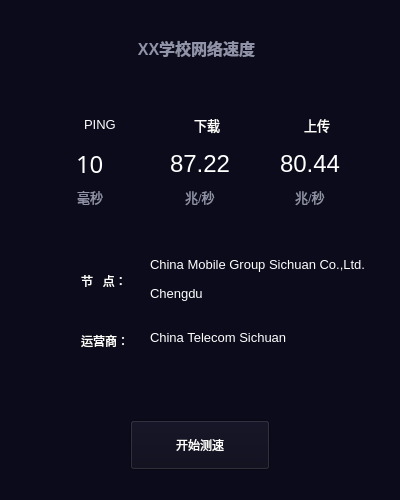
<?xml version="1.0" encoding="UTF-8"?>
<ui version="4.0">
 <class>Form</class>
 <widget class="QWidget" name="Form">
  <property name="geometry">
   <rect>
    <x>0</x>
    <y>0</y>
    <width>400</width>
    <height>500</height>
   </rect>
  </property>
  <property name="minimumSize">
   <size>
    <width>400</width>
    <height>500</height>
   </size>
  </property>
  <property name="maximumSize">
   <size>
    <width>400</width>
    <height>500</height>
   </size>
  </property>
  <property name="focusPolicy">
   <enum>Qt::StrongFocus</enum>
  </property>
  <property name="windowTitle">
   <string>Form</string>
  </property>
  <property name="styleSheet">
   <string notr="true">background-color: rgb(11, 11, 27);
font: 75 10pt &quot;微软雅黑&quot;;
color: rgb(255, 255, 255);</string>
  </property>
  <widget class="QLabel" name="schoolName">
   <property name="geometry">
    <rect>
     <x>11</x>
     <y>36</y>
     <width>371</width>
     <height>21</height>
    </rect>
   </property>
   <property name="text">
    <string>&lt;html&gt;&lt;head/&gt;&lt;body&gt;&lt;p align=&quot;center&quot;&gt;&lt;span style=&quot; font-size:12pt; font-weight:600; color:#9193a8;&quot;&gt;XX学校网络速度&lt;/span&gt;&lt;/p&gt;&lt;/body&gt;&lt;/html&gt;</string>
   </property>
  </widget>
  <widget class="QPushButton" name="startButton">
   <property name="geometry">
    <rect>
     <x>130</x>
     <y>420</y>
     <width>140</width>
     <height>50</height>
    </rect>
   </property>
   <property name="maximumSize">
    <size>
     <width>140</width>
     <height>50</height>
    </size>
   </property>
   <property name="cursor">
    <cursorShape>PointingHandCursor</cursorShape>
   </property>
   <property name="focusPolicy">
    <enum>Qt::NoFocus</enum>
   </property>
   <property name="styleSheet">
    <string notr="true">border-image: url(:/pic/res/buttonBgm.png);</string>
   </property>
   <property name="text">
    <string>开始测速</string>
   </property>
   <property name="flat">
    <bool>false</bool>
   </property>
  </widget>
  <widget class="QLabel" name="clientIsp">
   <property name="geometry">
    <rect>
     <x>150</x>
     <y>330</y>
     <width>240</width>
     <height>16</height>
    </rect>
   </property>
   <property name="maximumSize">
    <size>
     <width>240</width>
     <height>16</height>
    </size>
   </property>
   <property name="text">
    <string>&lt;html&gt;&lt;head/&gt;&lt;body&gt;&lt;p&gt;&lt;span style=&quot; font-size:10pt;&quot;&gt;China Telecom Sichuan&lt;/span&gt;&lt;/p&gt;&lt;/body&gt;&lt;/html&gt;</string>
   </property>
  </widget>
  <widget class="QWidget" name="gridLayoutWidget_2">
   <property name="geometry">
    <rect>
     <x>150</x>
     <y>250</y>
     <width>284</width>
     <height>61</height>
    </rect>
   </property>
   <layout class="QVBoxLayout" name="verticalLayout">
    <item>
     <widget class="QLabel" name="serverSponsor">
      <property name="maximumSize">
       <size>
        <width>240</width>
        <height>16</height>
       </size>
      </property>
      <property name="text">
       <string>&lt;html&gt;&lt;head/&gt;&lt;body&gt;&lt;p&gt;&lt;span style=&quot; font-size:10pt;&quot;&gt;China Mobile Group Sichuan Co.,Ltd.&lt;/span&gt;&lt;/p&gt;&lt;/body&gt;&lt;/html&gt;</string>
      </property>
     </widget>
    </item>
    <item>
     <widget class="QLabel" name="serverName">
      <property name="maximumSize">
       <size>
        <width>240</width>
        <height>16</height>
       </size>
      </property>
      <property name="text">
       <string>&lt;html&gt;&lt;head/&gt;&lt;body&gt;&lt;p&gt;&lt;span style=&quot; font-size:10pt;&quot;&gt;Chengdu&lt;/span&gt;&lt;/p&gt;&lt;/body&gt;&lt;/html&gt;</string>
      </property>
     </widget>
    </item>
   </layout>
  </widget>
  <widget class="QWidget" name="horizontalLayoutWidget">
   <property name="geometry">
    <rect>
     <x>20</x>
     <y>250</y>
     <width>126</width>
     <height>61</height>
    </rect>
   </property>
   <layout class="QHBoxLayout" name="horizontalLayout_4">
    <item>
     <widget class="QLabel" name="label_7">
      <property name="minimumSize">
       <size>
        <width>55</width>
        <height>55</height>
       </size>
      </property>
      <property name="maximumSize">
       <size>
        <width>55</width>
        <height>55</height>
       </size>
      </property>
      <property name="styleSheet">
       <string notr="true">background-image: url(:/pic/res/sponsor.png);</string>
      </property>
      <property name="text">
       <string/>
      </property>
     </widget>
    </item>
    <item>
     <widget class="QLabel" name="testNodeLabel">
      <property name="text">
       <string>节   点：</string>
      </property>
     </widget>
    </item>
   </layout>
  </widget>
  <widget class="QWidget" name="horizontalLayoutWidget_2">
   <property name="geometry">
    <rect>
     <x>20</x>
     <y>310</y>
     <width>127</width>
     <height>61</height>
    </rect>
   </property>
   <layout class="QHBoxLayout" name="horizontalLayout_5">
    <item>
     <widget class="QLabel" name="label_8">
      <property name="minimumSize">
       <size>
        <width>55</width>
        <height>55</height>
       </size>
      </property>
      <property name="maximumSize">
       <size>
        <width>55</width>
        <height>55</height>
       </size>
      </property>
      <property name="styleSheet">
       <string notr="true">background-image: url(:/pic/res/isp.png);</string>
      </property>
      <property name="text">
       <string/>
      </property>
     </widget>
    </item>
    <item>
     <widget class="QLabel" name="ispLabel">
      <property name="text">
       <string>运营商：</string>
      </property>
     </widget>
    </item>
   </layout>
  </widget>
  <widget class="QWidget" name="gridLayoutWidget">
   <property name="geometry">
    <rect>
     <x>30</x>
     <y>110</y>
     <width>341</width>
     <height>98</height>
    </rect>
   </property>
   <layout class="QGridLayout" name="gridLayout">
    <item row="1" column="1" alignment="Qt::AlignHCenter">
     <widget class="QLabel" name="download">
      <property name="text">
       <string>&lt;html&gt;&lt;head/&gt;&lt;body&gt;&lt;p&gt;&lt;span style=&quot; font-size:18pt;&quot;&gt;87.22&lt;/span&gt;&lt;/p&gt;&lt;/body&gt;&lt;/html&gt;</string>
      </property>
     </widget>
    </item>
    <item row="2" column="1" alignment="Qt::AlignHCenter">
     <widget class="QLabel" name="downloadUnit">
      <property name="text">
       <string>&lt;html&gt;&lt;head/&gt;&lt;body&gt;&lt;p&gt;&lt;span style=&quot; font-size:10pt; color:#9193a8;&quot;&gt;兆/秒&lt;/span&gt;&lt;/p&gt;&lt;/body&gt;&lt;/html&gt;</string>
      </property>
     </widget>
    </item>
    <item row="1" column="2" alignment="Qt::AlignHCenter">
     <widget class="QLabel" name="upload">
      <property name="text">
       <string>&lt;html&gt;&lt;head/&gt;&lt;body&gt;&lt;p&gt;&lt;span style=&quot; font-size:18pt;&quot;&gt;80.44&lt;/span&gt;&lt;/p&gt;&lt;/body&gt;&lt;/html&gt;</string>
      </property>
     </widget>
    </item>
    <item row="2" column="2" alignment="Qt::AlignHCenter">
     <widget class="QLabel" name="uploadUnit">
      <property name="text">
       <string>&lt;html&gt;&lt;head/&gt;&lt;body&gt;&lt;p&gt;&lt;span style=&quot; font-size:10pt; color:#9193a8;&quot;&gt;兆/秒&lt;/span&gt;&lt;/p&gt;&lt;/body&gt;&lt;/html&gt;</string>
      </property>
     </widget>
    </item>
    <item row="2" column="0" alignment="Qt::AlignHCenter">
     <widget class="QLabel" name="pingUnit">
      <property name="text">
       <string>&lt;html&gt;&lt;head/&gt;&lt;body&gt;&lt;p&gt;&lt;span style=&quot; font-size:10pt; color:#9193a8;&quot;&gt;毫秒&lt;/span&gt;&lt;/p&gt;&lt;/body&gt;&lt;/html&gt;</string>
      </property>
     </widget>
    </item>
    <item row="0" column="2">
     <layout class="QHBoxLayout" name="horizontalLayout">
      <item>
       <widget class="QLabel" name="label_4">
        <property name="minimumSize">
         <size>
          <width>31</width>
          <height>31</height>
         </size>
        </property>
        <property name="maximumSize">
         <size>
          <width>31</width>
          <height>31</height>
         </size>
        </property>
        <property name="styleSheet">
         <string notr="true">background-image: url(:/pic/res/upload.png);</string>
        </property>
        <property name="text">
         <string/>
        </property>
       </widget>
      </item>
      <item>
       <widget class="QLabel" name="uploadLabel">
        <property name="minimumSize">
         <size>
          <width>50</width>
          <height>30</height>
         </size>
        </property>
        <property name="maximumSize">
         <size>
          <width>50</width>
          <height>30</height>
         </size>
        </property>
        <property name="text">
         <string>&lt;html&gt;&lt;head/&gt;&lt;body&gt;&lt;p&gt;&lt;span style=&quot; font-size:10pt;&quot;&gt;上传&lt;/span&gt;&lt;/p&gt;&lt;/body&gt;&lt;/html&gt;</string>
        </property>
       </widget>
      </item>
     </layout>
    </item>
    <item row="0" column="1">
     <layout class="QHBoxLayout" name="horizontalLayout_2">
      <item>
       <widget class="QLabel" name="label_5">
        <property name="minimumSize">
         <size>
          <width>31</width>
          <height>31</height>
         </size>
        </property>
        <property name="maximumSize">
         <size>
          <width>31</width>
          <height>31</height>
         </size>
        </property>
        <property name="styleSheet">
         <string notr="true">background-image: url(:/pic/res/download.png);</string>
        </property>
        <property name="text">
         <string/>
        </property>
       </widget>
      </item>
      <item>
       <widget class="QLabel" name="downloadLabel">
        <property name="minimumSize">
         <size>
          <width>50</width>
          <height>30</height>
         </size>
        </property>
        <property name="maximumSize">
         <size>
          <width>50</width>
          <height>30</height>
         </size>
        </property>
        <property name="text">
         <string>&lt;html&gt;&lt;head/&gt;&lt;body&gt;&lt;p&gt;&lt;span style=&quot; font-size:10pt;&quot;&gt;下载&lt;/span&gt;&lt;/p&gt;&lt;/body&gt;&lt;/html&gt;</string>
        </property>
       </widget>
      </item>
     </layout>
    </item>
    <item row="0" column="0">
     <layout class="QHBoxLayout" name="horizontalLayout_3">
      <item>
       <widget class="QLabel" name="label_6">
        <property name="minimumSize">
         <size>
          <width>31</width>
          <height>31</height>
         </size>
        </property>
        <property name="maximumSize">
         <size>
          <width>31</width>
          <height>31</height>
         </size>
        </property>
        <property name="styleSheet">
         <string notr="true">background-image: url(:/pic/res/ping.png);</string>
        </property>
        <property name="text">
         <string/>
        </property>
       </widget>
      </item>
      <item>
       <widget class="QLabel" name="pingLabel">
        <property name="sizePolicy">
         <sizepolicy hsizetype="Preferred" vsizetype="Preferred">
          <horstretch>0</horstretch>
          <verstretch>0</verstretch>
         </sizepolicy>
        </property>
        <property name="minimumSize">
         <size>
          <width>50</width>
          <height>30</height>
         </size>
        </property>
        <property name="maximumSize">
         <size>
          <width>50</width>
          <height>30</height>
         </size>
        </property>
        <property name="styleSheet">
         <string notr="true"/>
        </property>
        <property name="text">
         <string>&lt;html&gt;&lt;head/&gt;&lt;body&gt;&lt;p&gt;&lt;span style=&quot; font-size:10pt;&quot;&gt;PING&lt;/span&gt;&lt;/p&gt;&lt;/body&gt;&lt;/html&gt;</string>
        </property>
       </widget>
      </item>
     </layout>
    </item>
    <item row="1" column="0" alignment="Qt::AlignHCenter">
     <widget class="QLabel" name="ping">
      <property name="font">
       <font>
        <family>微软雅黑</family>
        <pointsize>10</pointsize>
        <weight>9</weight>
        <italic>false</italic>
        <bold>false</bold>
       </font>
      </property>
      <property name="text">
       <string>&lt;html&gt;&lt;head/&gt;&lt;body&gt;&lt;p&gt;&lt;span style=&quot; font-size:18pt;&quot;&gt;10&lt;/span&gt;&lt;/p&gt;&lt;/body&gt;&lt;/html&gt;</string>
      </property>
     </widget>
    </item>
   </layout>
  </widget>
 </widget>
 <resources>
  <include location="res.qrc"/>
 </resources>
 <connections/>
</ui>
